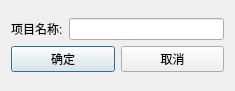
<?xml version="1.0" encoding="UTF-8"?>
<ui version="4.0">
 <class>searchProjectDialog</class>
 <widget class="QDialog" name="searchProjectDialog">
  <property name="geometry">
   <rect>
    <x>0</x>
    <y>0</y>
    <width>235</width>
    <height>91</height>
   </rect>
  </property>
  <property name="windowTitle">
   <string>查询项目</string>
  </property>
  <layout class="QGridLayout" name="gridLayout">
   <item row="0" column="0">
    <layout class="QVBoxLayout" name="verticalLayout">
     <item>
      <layout class="QHBoxLayout" name="horizontalLayout_2">
       <item>
        <widget class="QLabel" name="label">
         <property name="text">
          <string>项目名称:</string>
         </property>
        </widget>
       </item>
       <item>
        <widget class="QLineEdit" name="lineEdit"/>
       </item>
      </layout>
     </item>
     <item>
      <layout class="QHBoxLayout" name="horizontalLayout">
       <item>
        <widget class="QPushButton" name="pushButton">
         <property name="text">
          <string>确定</string>
         </property>
        </widget>
       </item>
       <item>
        <widget class="QPushButton" name="pushButton_2">
         <property name="text">
          <string>取消</string>
         </property>
        </widget>
       </item>
      </layout>
     </item>
    </layout>
   </item>
  </layout>
 </widget>
 <resources/>
 <connections/>
</ui>
